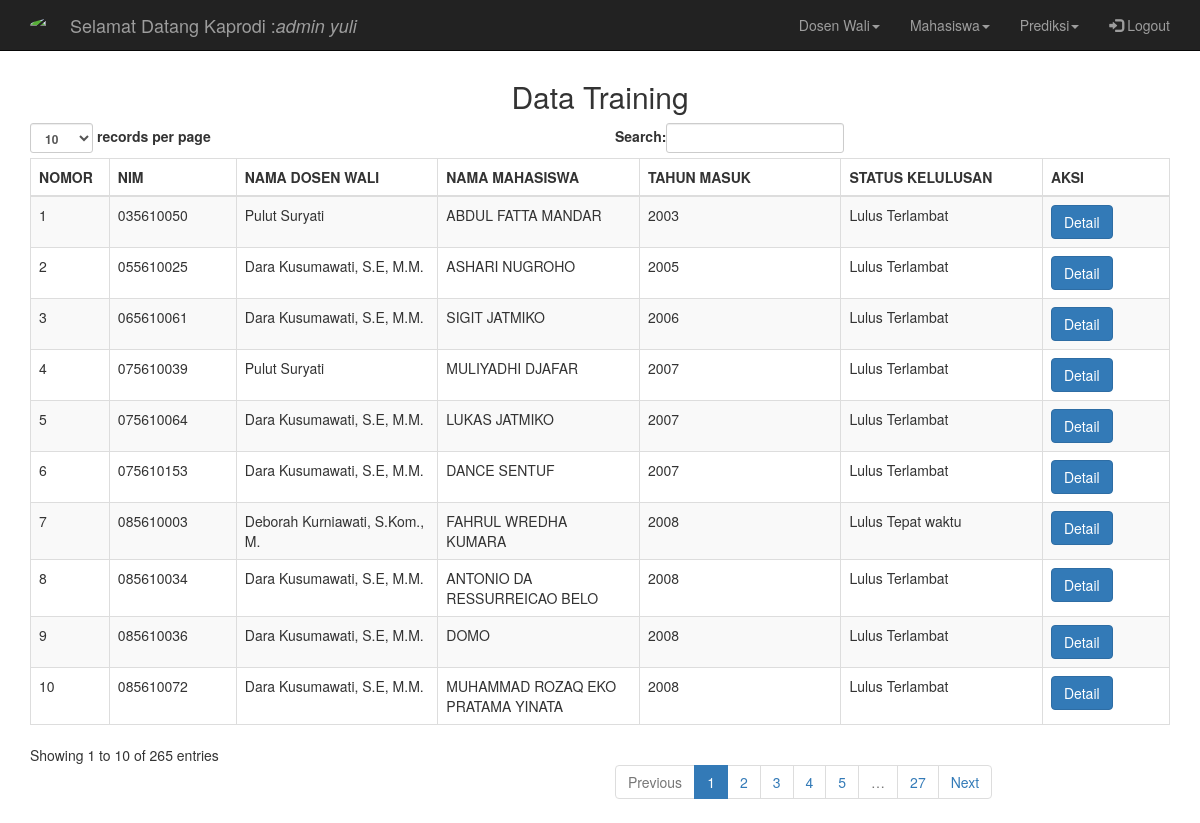
Screenshot of /kaprodi/data_training.php (signed in) with the database file from the repository.
### tables this page shows
CREATE TABLE `mahasiswa` (
  `nim` char(9) NOT NULL,
  `id_wali` int(11) DEFAULT NULL,
  `nama_mhs` varchar(40) DEFAULT NULL,
  `th_masuk` year(4) DEFAULT NULL,
  `status` enum('LC','LT','LL','BL') DEFAULT NULL
);

CREATE TABLE `wali` (
  `id_wali` int(15) NOT NULL,
  `nama_wali` varchar(30) DEFAULT NULL
);

### kaprodi/data_training.php (the view, shortened to what this page needs)
<?php
include_once 'header_prodi.php';
?>
<div class="container" style="margin-top:40px">
  <div id='content' >
  <br/>
	<h2 align = 'center'>Data Training</h2>
 <table id="wali" class="table table-striped table-bordered" >
                <thead>
                    <tr>
                        <th width="5%">NOMOR</th>
						<th width="10%">NIM</th>
						<th width="15%">NAMA DOSEN WALI</th>
                        <th width="15%">NAMA MAHASISWA</th>
                        <th width="15%">TAHUN MASUK</th>
						<th width="15%">STATUS KELULUSAN</th>
                        <th width="10%">AKSI</th>
                    </tr>
                </thead>
                <tbody>
                    <?php
                    $conn = koneksi();
                    $sql ="select mahasiswa.* , wali.* from mahasiswa
							inner join wali on mahasiswa.id_wali = wali.id_wali
							where status NOT LIKE '%BL'";
					$hasil = mysqli_query($conn, $sql);
					$no = 1;
                    while ($r = mysqli_fetch_array($hasil)) {
                    ?>
				<tr align='left'>
                        <td><?php echo  $no;?></td>
                        <td><?php echo  $r['nim']; ?></td>
                        <td><?php echo  $r['nama_wali']; ?></td>
                        <td><?php echo  $r['nama_mhs']; ?></td>
                        <td><?php echo  $r['th_masuk']; ?></td>
                        <?php if($r['status'] == 'LC') {
									$status = 'Lulus Cepat'; }
									else if ($r['status'] == 'LT' ){
									$status = 'Lulus Tepat waktu'; }
										else if ($r['status'] == 'LL' ){
										$status = 'Lulus Terlambat'; }
										else {
										$status ='Belum Lulus';
										}
									?>
                        <td><?php echo  $status; ?></td>
                        <td>
                            <a button type="button" class="btn btn-primary" href="nilai_permhs.php?nim=<?php echo  $r['nim']; ?>">Detail  </a>
                        </td>
                    </tr>
					<?php
                    $no++;
                    }
                    ?>
                </tbody>
  </table>
</div>
    </body>
</html>

### kaprodi/header_prodi.php (shortened to what this page needs)
<!DOCTYPE html>
<html>
<head>
        <link rel="stylesheet" href="../assets/bootstrap/css/bootstrap.min.css">
        <link rel="stylesheet" href="../assets/font-awesome/css/font-awesome.min.css">
</head>
<body>
<nav class="navbar navbar-inverse navbar-fixed-top" role="navigation">
    <div class="container">
        <div class="navbar-header">
            <a class="navbar-brand" href="#">
				<?php
				$nama = $_SESSION['nm_user'];
                echo "<img style='height: 30px; margin-top: -5px;' src='../assets/img/icon/$nama.png' class='img-circle'>";
				?>
				<div class="pull-left">
				<p style="margin: -25px 40px 10px;">Selamat Datang Kaprodi :<i><?php echo $_SESSION['nm_user']; ?></i></p>
				</div>
            </a>
        </div>
        <div class="navbar-collapse collaps" id="bs-example-navbar-collapse-1">
            <ul class="nav navbar-nav navbar-right">
				<li class="c2 dropdown">
				<a class="dropdown-toggle" data-toggle="dropdown">Dosen Wali<span class="caret"></span></a>
				</li>
				<li class="c2 dropdown">
				<a class="dropdown-toggle" data-toggle="dropdown">Mahasiswa<span class="caret"></span></a>
				</li>
				<li class="c2 dropdown">
				<a class="dropdown-toggle" data-toggle="dropdown">Prediksi<span class="caret"></span></a>
				</li>
                <li><a href="../logout.php"><span class="glyphicon glyphicon-log-in"></span> Logout</a></li>
            </ul>
        </div>
    </div>
</nav>

### rows the page displays
mahasiswa: nim "035610050", id_wali.nama_wali "Pulut Suryati", nama_mhs "ABDUL FATTA MANDAR", th_masuk "2003", status "Lulus Terlambat"
mahasiswa: nim "055610025", id_wali.nama_wali "Dara Kusumawati, S.E, M.M.", nama_mhs "ASHARI NUGROHO", th_masuk "2005", status "Lulus Terlambat"
mahasiswa: nim "065610061", id_wali.nama_wali "Dara Kusumawati, S.E, M.M.", nama_mhs "SIGIT JATMIKO", th_masuk "2006", status "Lulus Terlambat"
mahasiswa: nim "075610039", id_wali.nama_wali "Pulut Suryati", nama_mhs "MULIYADHI DJAFAR", th_masuk "2007", status "Lulus Terlambat"
mahasiswa: nim "075610064", id_wali.nama_wali "Dara Kusumawati, S.E, M.M.", nama_mhs "LUKAS JATMIKO", th_masuk "2007", status "Lulus Terlambat"
mahasiswa: nim "075610153", id_wali.nama_wali "Dara Kusumawati, S.E, M.M.", nama_mhs "DANCE SENTUF", th_masuk "2007", status "Lulus Terlambat"
mahasiswa: nim "085610003", id_wali.nama_wali "Deborah Kurniawati, S.Kom., M.", nama_mhs "FAHRUL WREDHA KUMARA", th_masuk "2008", status "Lulus Tepat waktu"
mahasiswa: nim "085610034", id_wali.nama_wali "Dara Kusumawati, S.E, M.M.", nama_mhs "ANTONIO DA RESSURREICAO BELO", th_masuk "2008", status "Lulus Terlambat"
mahasiswa: nim "085610036", id_wali.nama_wali "Dara Kusumawati, S.E, M.M.", nama_mhs "DOMO", th_masuk "2008", status "Lulus Terlambat"
mahasiswa: nim "085610072", id_wali.nama_wali "Dara Kusumawati, S.E, M.M.", nama_mhs "MUHAMMAD ROZAQ EKO PRATAMA YINATA", th_masuk "2008", status "Lulus Terlambat"

### other values shown
$_SESSION['nm_user'] "admin yuli"
